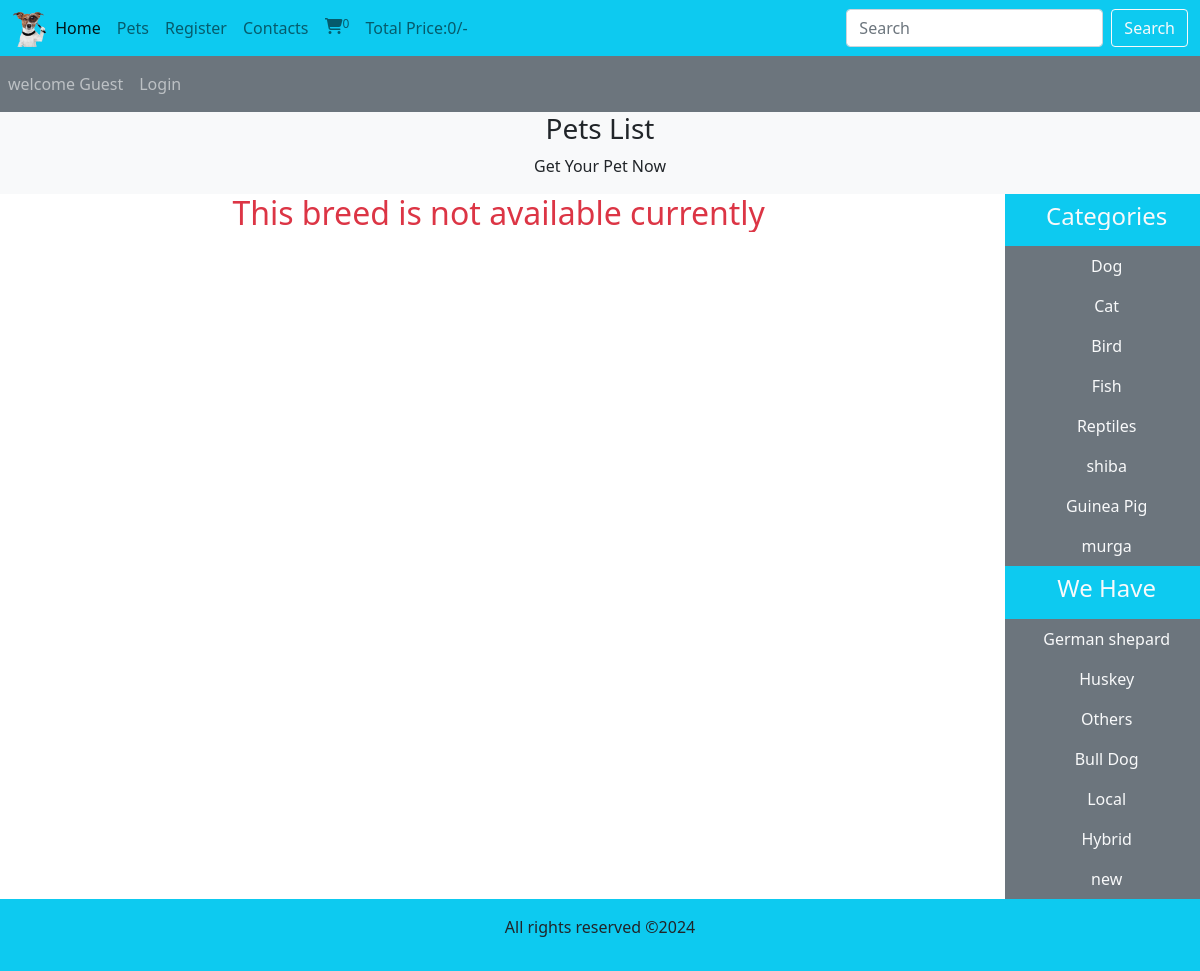
The app's page /index.php?breed=2, older data.
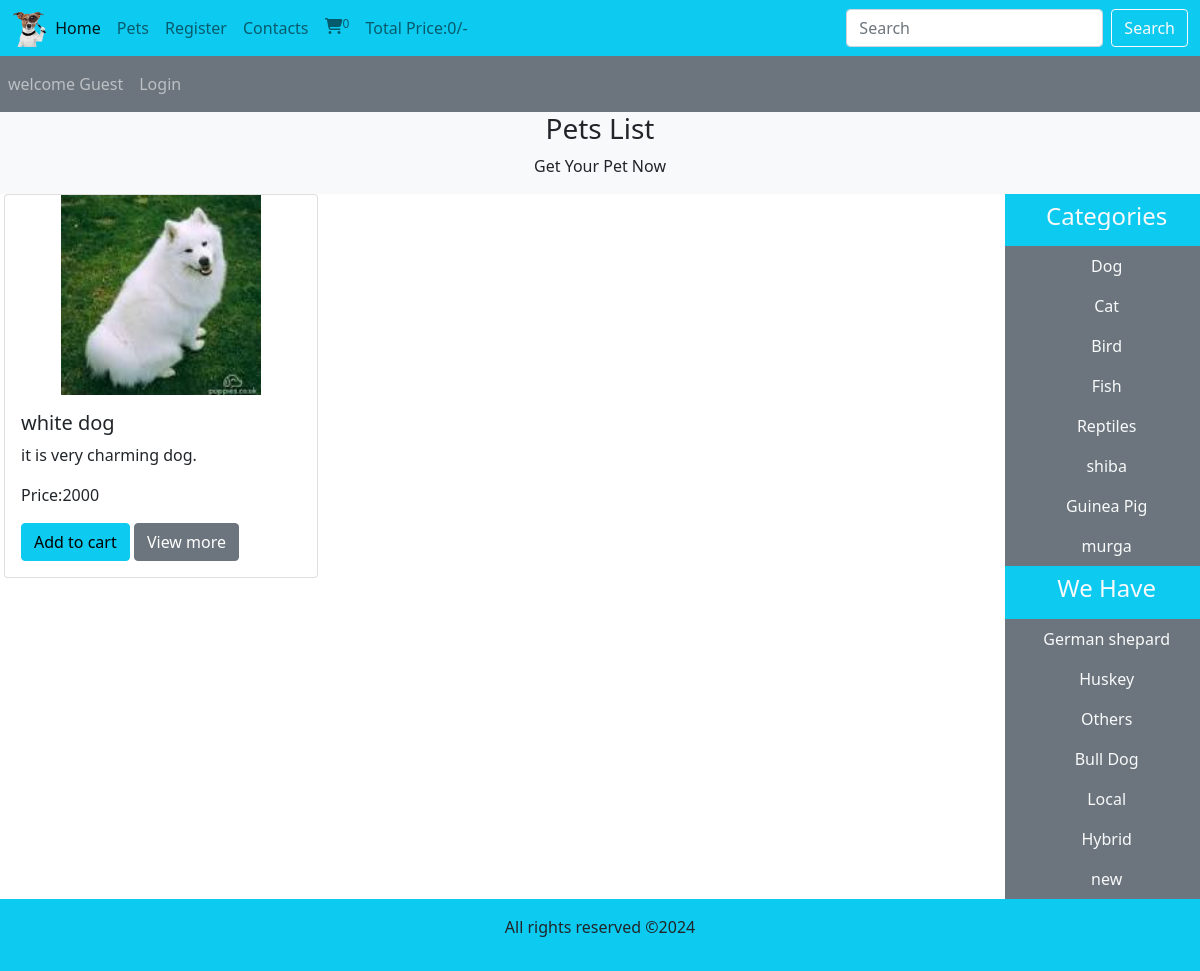
The same page, newer data.
### tables this page shows
CREATE TABLE `categories` (
  `category_id` int(11) NOT NULL,
  `category_title` varchar(100) NOT NULL
);

CREATE TABLE `breeds` (
  `breed_id` int(11) NOT NULL,
  `breed_title` varchar(100) NOT NULL
);

CREATE TABLE `pets` (
  `pet_id` int(11) NOT NULL,
  `pet_title` varchar(100) NOT NULL,
  `pet_description` varchar(255) NOT NULL,
  `pet_keywords` varchar(255) NOT NULL,
  `category_id` int(11) NOT NULL,
  `breed_id` int(11) NOT NULL,
  `pet_image1` varchar(255) NOT NULL,
  `pet_image2` varchar(255) NOT NULL,
  `pet_image3` varchar(255) NOT NULL,
  `pet_price` varchar(100) NOT NULL,
  `date` timestamp NOT NULL DEFAULT current_timestamp() ON UPDATE current_timestamp(),
  `status` varchar(100) NOT NULL
);

### index.php (the view, shortened to what the changed rows need)
<?php
include('./includes/connect.php');
include('./functions/common_function.php');
?>
<!DOCTYPE html>
<html lang="en">
<head>
    <link href="https://cdn.jsdelivr.net/npm/bootstrap@5.0.2/dist/css/bootstrap.min.css" rel="stylesheet">
    <link rel="stylesheet" href="https://cdnjs.cloudflare.com/ajax/libs/font-awesome/6.5.2/css/all.min.css" />
<link rel="stylesheet" href="style.css">
</head>
<body>
  <div class="container-fluid p-0">
<div class="row px-1">
  <div class="col-md-10">
<div class="row">
<?php
get_unique_breeds();
?>
</div>
</div>
  <div class="col-md-2 bg-secondary p-0">
     <ul class="navbar-nav me-auto text-center">
  <?php
$select_categories="select * from `categories`";
$result_categories=mysqli_query($con,$select_categories);
while($row_data=mysqli_fetch_assoc($result_categories)){
  $category_title=$row_data['category_title'];
  $category_id=$row_data['category_id'];
  echo"
  <li class='nav-pet ''>
    <a href='index.php?category=$category_id' class='nav-link text-light'> $category_title</a>
  </li>";
}
?>
     </ul>
     <ul class="navbar-nav me-auto text-center">
  <?php
getbreeds();
?>
     </ul>
  </div>
</div>
</div>
</body>
</html>

### functions/common_function.php (shortened to what the changed rows need)
<?php
function get_unique_breeds(){
  global $con;
if(isset($_GET['breed'])){
 $breed_id=$_GET['breed'];
    $select_query="select * from `pets` where breed_id=$breed_id";
$result_query=mysqli_query($con,$select_query);
$num_of_rows=mysqli_num_rows($result_query);
if($num_of_rows==0){
  echo "<h2 class='text-center text-danger'> This breed is not available currently</h2>";
}
while($row=mysqli_fetch_assoc($result_query)){
  $pet_id=$row['pet_id'];
  $pet_title=$row['pet_title'];
  $pet_description=$row['pet_description'];
  $pet_image1=$row['pet_image1'];
  $pet_price=$row['pet_price'];
  echo "<div class='col-md-4 mb-2'>
  <div class='card'>
                  <img src='./admin_area/pet_images/$pet_image1' class='card-img-top' alt='$pet_title'>
                  <div class='card-body'>
                    <h5 class='card-title'> $pet_title</h5>
                    <p class='card-text'> $pet_description</p>
                    <p class='card-text'>Price:$pet_price</p>
                    <a href='index.php?add_to_cart=$pet_id' class='btn btn-info'>Add to cart</a>
                    <a href='#' class='btn btn-secondary'>View more</a>
                  </div>
  </div>
  </div>";
}
}
}
function getbreeds(){
  global $con;
$select_breeds="select * from `breeds`";
$result_breeds=mysqli_query($con,$select_breeds);
while($row_data=mysqli_fetch_assoc($result_breeds)){
  $breed_title=$row_data['breed_title'];
  $breed_id=$row_data['breed_id'];
  echo"
  <li class='nav-pet ''>
    <a href='index.php?breed=$breed_id' class='nav-link text-light'> $breed_title</a>
  </li>";
}
}
?>

Row changes from the older to the newer data that the page shows:
now on this page (row edited): pets: pet_image1 (picture), pet_title "white dog", pet_description "it is very charming dog.", pet_price "2000"
Text that changed along with them:
text no longer shown: "This breed is not available currently"
